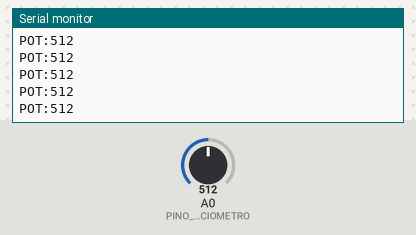
A sketch run on a simulated Arduino Uno, built with avr-gcc and run on an emulated ATmega328P. Parts: the last lines printed to the serial monitor. Inputs (shaded band) come from the test bench; at power-on: A0 (PINO_POTENCIOMETRO) = 512.

Above: at 1.7 s.
1.8 s: A0 (PINO_POTENCIOMETRO) set to 716
At 1.82 s:
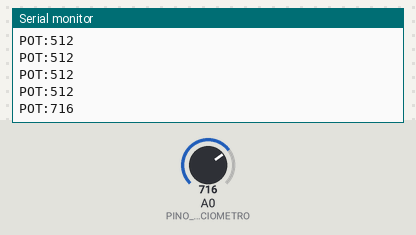
3.3 s: A0 (PINO_POTENCIOMETRO) set to 900
At 3.32 s:
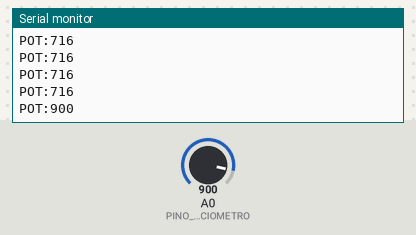
Timing chart, 0 to 6.3 s (numbered marks = the images above; inputs shaded):
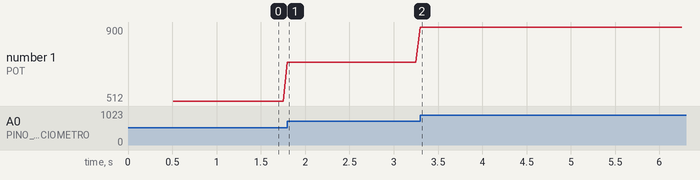

The sketch:

Arduino_Aula_08.ino
```cpp
// Aula 08 - Potenciometro -> Arduino -> ambiente virtual
// Ligacao: extremidades em 5 V e GND; cursor central no pino A0.

const byte PINO_POTENCIOMETRO = A0;
const unsigned long PERIODO_ENVIO_MS = 50;
const byte AMOSTRAS = 8;

unsigned long ultimoEnvio = 0;

int lerPotenciometroFiltrado() {
  long soma = 0;
  for (byte i = 0; i < AMOSTRAS; i++) {
    soma += analogRead(PINO_POTENCIOMETRO);
  }
  return soma / AMOSTRAS;
}

void setup() {
  Serial.begin(9600);
  pinMode(PINO_POTENCIOMETRO, INPUT);
  delay(500);
  Serial.println("PRONTO");
}

void loop() {
  const unsigned long agora = millis();
  if (agora - ultimoEnvio >= PERIODO_ENVIO_MS) {
    ultimoEnvio = agora;
    Serial.print("POT:");
    Serial.println(lerPotenciometroFiltrado());
  }
}
```

Measured:
- after the input at 1.8 s, the serial monitor: prints a new line at once (image 1)
- after the input at 3.3 s, the serial monitor: prints a new line at once (image 2)
- plotted number 1: 512 → 716 after the input at 1.8 s, 716 → 900 after the input at 3.3 s
